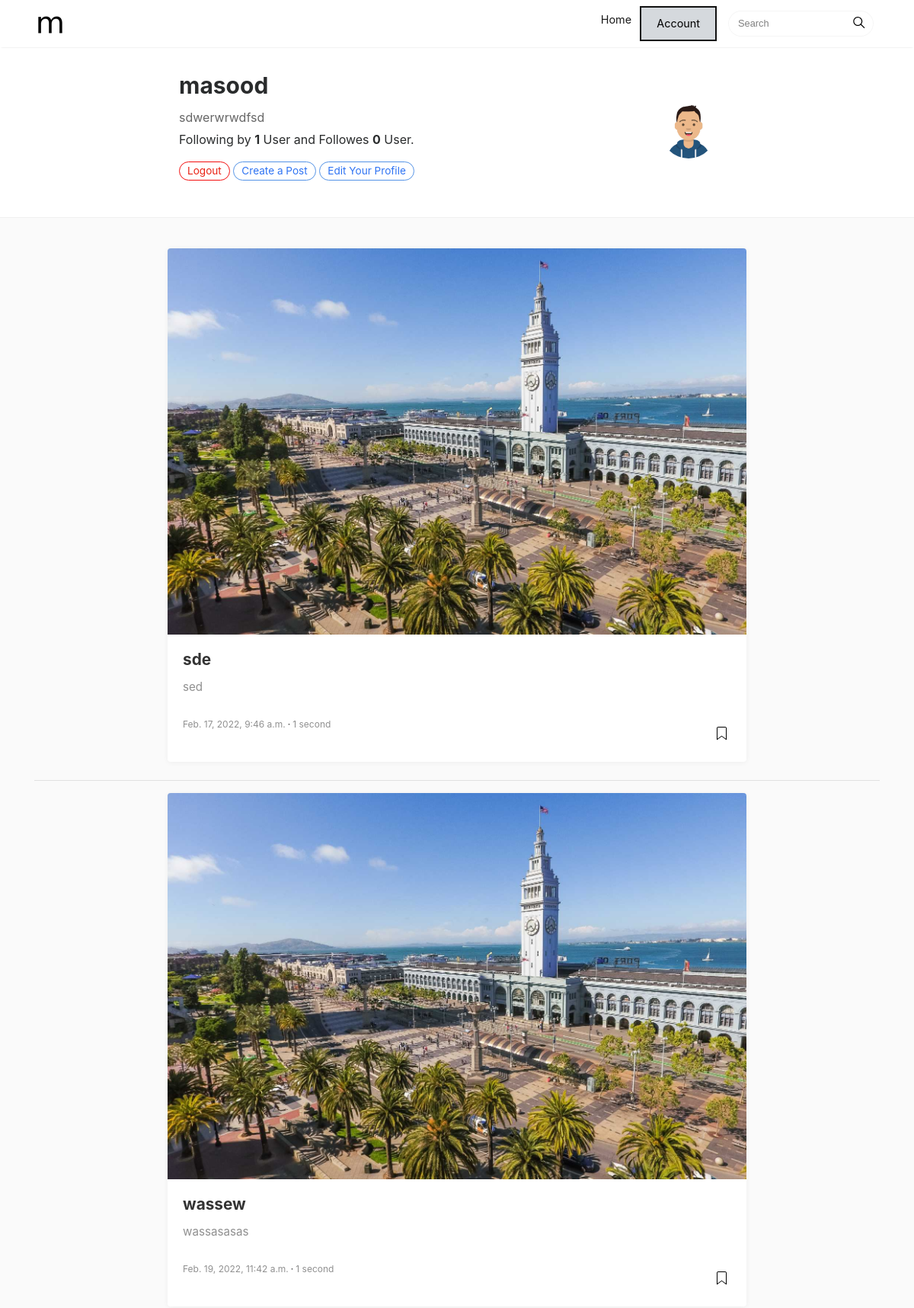
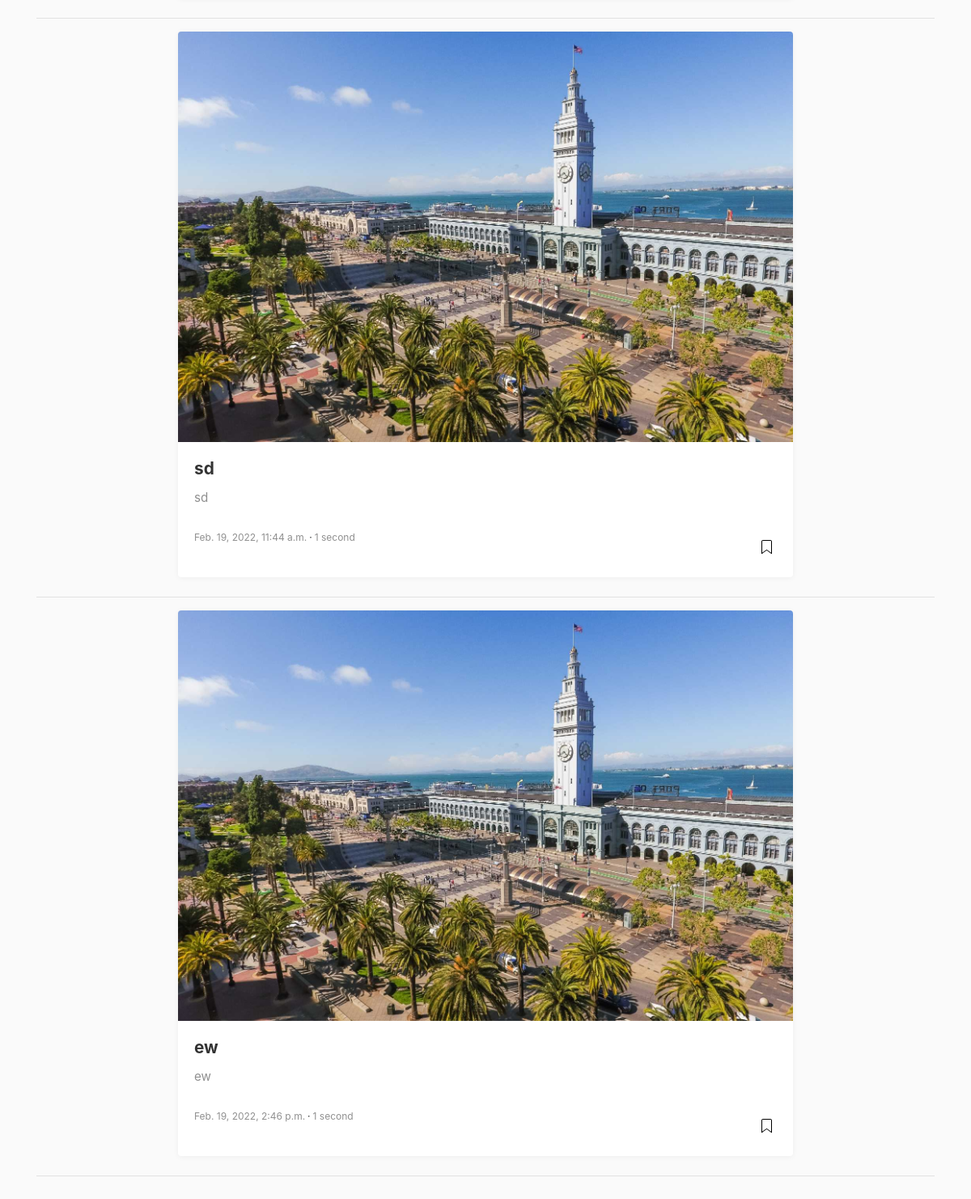
/accounts/profile/ (signed in), run on the app's committed database (2 pictures, top to bottom).
### users/models.py (models this page shows, shortened)
class Profile(models.Model):
    username = models.CharField(max_length=200, unique=True)
    name =  models.CharField(max_length=200, null=True, blank=True)
    email = models.EmailField(max_length=500, blank=True, null=True)
    user = models.OneToOneField(User, on_delete=models.CASCADE, null=True, blank=True)
    id = models.UUIDField(default=uuid.uuid4, primary_key=True, unique=True, editable=False)
    profile_image = models.ImageField (default='profiles/default.jpg', blank=True, upload_to='profiles/')
    created = models.DateTimeField(auto_now_add=True)
    following = models.ManyToManyField('self', symmetrical=False, blank=True, related_name='followers')
    bio = models.TextField(max_length=600, null=True, blank=True)

### articles/models.py (models this page shows, shortened)
class Post(models.Model):
    owner = models.ForeignKey(Profile, on_delete=models.CASCADE, blank=True)
    title = models.CharField(max_length=300)
    body = models.TextField()
    id = models.BigAutoField(primary_key=True, editable=False, unique=True)
    created = models.DateTimeField(auto_now_add=True)
    image = models.ImageField(default='c2.jpg', null=True, blank=True, upload_to='')
    tags = models.ManyToManyField('Tag', blank=True)
    slug = models.SlugField(max_length=300, null=True, blank=True, unique=True)
    @property
    def reading_time(self):
        word_count = len(self.body.split())
        time = word_count / 200
        round_time = round(time)
        if time < 1:
            time = "1 second"
        else:
            time = f"{round_time} minute"
        return time
    def get_absolute_url(self):
        return reverse('post_detail', kwargs={"slug": self.slug})

### users/views.py (the view)
# urls.py: path('profile/', views.AccountView.as_view(), name='profile')
class AccountView(LoginRequiredMixin, View):
    template_name = 'users/account.html'
    def get(self, *args, **kwargs):
        profile = self.request.user.profile
        return render(self.request, self.template_name, {'profile':profile})

### users/templates/users/account.html (shortened to what this page needs)
{% extends 'main.html' %}
{% block content %}
<div class="container">
	<div class="row">
		<div class="col-md-2"></div>
		<div class="col-md-8 col-md-offset-2">
			<div class="mainheading">
				<div class="row post-top-meta authorpage">
					<div class="col-md-10 col-xs-12">
						<h1>{{profile.name}}</h1>
						<span class="author-description">{{profile.bio|default:"you can add bio to your profile"}}</span>
						<br>
						<p>
						Following by <strong>{{profile.following.count}}</strong>
						User and Followes <strong>{{profile.followers.count}}</strong> User.
						</p>
						<a  href="{% url 'logout'%} " class="btn danger">Logout</a>
                        <a href="{% url 'create-post'%}" class="btn info">Create a Post</a>
                        <a href="{% url 'profile_edit' profile.id %}" class="btn info">Edit Your Profile</a>
					</div>
					<div class="col-md-2 col-xs-12">
						<img class="author-thumb" src="{{profile.profile_image.url}}" alt="Sal">
					</div>
				</div>
			</div>
		</div>
	</div>
</div>
<div class="graybg authorpage">
	<div class="container">
		<div class="listrecent listrelated">
            {% for post in profile.post_set.all %}
		    <div class="authorpostbox">
					<div class="card">
		        <img class="img-fluid img-thumb" src="assets/img/demopic/9.jpg" alt="">
		        <div class="card-block">
		          <h2 class="card-title"><a href="{{post.get_absolute_url}}">{{post.title}}</a></h2>
              <h4 class="card-text">{{post.body|slice:"50"}}</h4>
              <div class="metafooter">
		             <div class="wrapfooter">
		              <span class="meta-footer-thumb">
		              <span class="post-date">{{post.created}}</span><span class="dot"></span><span class="post-read">{{post.reading_time}}</span>
		              </span>
		              <span class="post-read-more"><a href="post.html" title="Read Story"></a></span>
		            </div>
		          </div>
		        </div>
					</div>
		    </div>
            <hr>
            {% endfor %}
		</div>
	</div>
</div>
{% endblock content %}

### static/assets/css/mediumish.css (style rules this page uses)
body { padding-top:5rem; }
.mainheading { padding:1rem 0rem; }
a { color:#00ab6b; }
a,a:hover { transition:all 0.2s; }
.listfeaturedtag h2.card-title,.listrecent h2.card-title { font-size:1.3rem; font-weight:700; line-height: 1.25; }
.listfeaturedtag h2.card-title a,.listrecent h2.card-title a { color:rgba(0,0,0,.8); }
.listfeaturedtag h4.card-text,.listrecent h4.card-text { color:rgba(0,0,0,.44); font-size:0.95rem; line-height:1.4; font-weight:400; }
.listrecent .wrapfooter { font-size:12px; margin-top:30px; }
.author-thumb { width:40px; height:40px; float:left; margin-right:13px; border-radius:100%; }
.post-top-meta { margin-bottom:2rem; }
.post-top-meta .author-thumb { width:72px; height:72px; }
.post-top-meta.authorpage .author-thumb { margin-top:40px; }
.post-top-meta span { font-size:0.9rem; color:rgba(0,0,0,.44); display:inline-block; }
.post-top-meta .author-description { margin-bottom:5px; margin-top:5px; font-size:0.95rem; }
span.post-name,span.post-date,span.author-meta { display:inline-block; }
span.post-date,span.post-read { color:rgba(0,0,0,.44); }
span.post-read-more { align-items:center; display:inline-block; float:right; margin-top:8px; }
span.post-read-more a { color:rgba(0,0,0,.44); }
.dot:after { content:"·"; margin-left:3px; margin-right:3px; }
.graybg { background-color:#fafafa; padding:40px 0 46px; position:relative; }
.listrelated .card { box-shadow:0 1px 7px rgba(0,0,0,.05); border:0; }
.card { border-radius:4px; }
.card .img-thumb { border-top-right-radius:4px; border-top-left-radius:4px; }
.btn.info { border-color:#5493e6; color:#2e73f3; padding:3px 10px; text-align:center; border-radius:999em; font-size:0.85rem; display:inline-block; }
.btn.danger { border-color:#f30e0e; color:#e92113; padding:3px 10px; text-align:center; border-radius:999em; font-size:0.85rem; display:inline-block; }
.authorpage h1 { font-weight:700; font-size:30px; }
.post-top-meta.authorpage .author-thumb { float:none; }
.authorpage .author-description { font-size:1rem; color:rgba(0,0,0,.6); }
.graybg.authorpage { border-top:1px solid #f0f0f0; }
.authorpostbox { width:760px; margin:0px auto; margin-bottom:1.5rem; max-width:100%; }
.authorpostbox .img-thumb { width:100%; }

### data on the page
Profile: name "masood", bio "sdwerwrwdfsd", following.count "1", followers.count "0", profile_image (picture)
Post: title "sde", body "sed", created "Feb. 17, 2022, 9:46 a.m.", reading_time "1 second"
Post: title "wassew", body "wassasasas", created "Feb. 19, 2022, 11:42 a.m.", reading_time "1 second"
Post: title "sd", body "sd", created "Feb. 19, 2022, 11:44 a.m.", reading_time "1 second"
Post: title "ew", body "ew", created "Feb. 19, 2022, 2:46 p.m.", reading_time "1 second"
